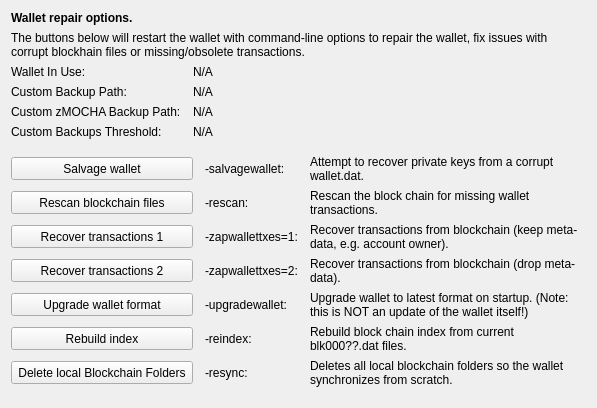
     <widget class="QWidget" name="tab_repair">
      <attribute name="title">
       <string>&amp;Wallet Repair</string>
      </attribute>
      <layout class="QGridLayout" name="gridLayout_4" columnstretch="0,0,0,0">
       <property name="horizontalSpacing">
        <number>12</number>
       </property>
       <item row="0" column="0" colspan="4">
        <widget class="QLabel" name="label_repair_header">
         <property name="font">
          <font>
           <weight>75</weight>
           <bold>true</bold>
          </font>
         </property>
         <property name="text">
          <string>Wallet repair options.</string>
         </property>
        </widget>
       </item>
       <item row="1" column="0" colspan="4">
        <widget class="QLabel" name="label_repair_helptext">
         <property name="font">
          <font>
           <weight>50</weight>
           <bold>false</bold>
          </font>
         </property>
         <property name="text">
          <string>The buttons below will restart the wallet with command-line options to repair the wallet, fix issues with corrupt blockhain files or missing/obsolete transactions.</string>
         </property>
         <property name="wordWrap">
          <bool>true</bool>
         </property>
        </widget>
       </item>
       <item row="2" column="0">
        <widget class="QLabel" name="wallet_path_label">
         <property name="text">
          <string>Wallet In Use:</string>
         </property>
        </widget>
       </item>
       <item row="2" column="1" colspan="3">
        <widget class="QLabel" name="wallet_path">
         <property name="cursor">
          <cursorShape>IBeamCursor</cursorShape>
         </property>
         <property name="text">
          <string>N/A</string>
         </property>
         <property name="textFormat">
          <enum>Qt::PlainText</enum>
         </property>
         <property name="textInteractionFlags">
          <set>Qt::LinksAccessibleByMouse|Qt::TextSelectableByKeyboard|Qt::TextSelectableByMouse</set>
         </property>
        </widget>
       </item>
       <item row="3" column="0">
        <widget class="QLabel" name="wallet_custombackuppath_label">
         <property name="text">
          <string>Custom Backup Path:</string>
         </property>
         <property name="visible">
          <bool>false</bool>
         </property>
        </widget>
       </item>
       <item row="3" column="1" colspan="3">
        <widget class="QLabel" name="wallet_custombackuppath">
         <property name="cursor">
          <cursorShape>IBeamCursor</cursorShape>
         </property>
         <property name="text">
          <string>N/A</string>
         </property>
         <property name="textFormat">
          <enum>Qt::PlainText</enum>
         </property>
         <property name="textInteractionFlags">
          <set>Qt::LinksAccessibleByMouse|Qt::TextSelectableByKeyboard|Qt::TextSelectableByMouse</set>
         </property>
         <property name="visible">
          <bool>false</bool>
         </property>
        </widget>
       </item>
       <item row="4" column="0">
        <widget class="QLabel" name="wallet_customzmochabackuppath_label">
         <property name="text">
          <string>Custom zMOCHA Backup Path:</string>
         </property>
         <property name="visible">
          <bool>false</bool>
         </property>
        </widget>
       </item>
       <item row="4" column="1" colspan="3">
        <widget class="QLabel" name="wallet_customzmochabackuppath">
         <property name="cursor">
          <cursorShape>IBeamCursor</cursorShape>
         </property>
         <property name="text">
          <string>N/A</string>
         </property>
         <property name="textFormat">
          <enum>Qt::PlainText</enum>
         </property>
         <property name="textInteractionFlags">
          <set>Qt::LinksAccessibleByMouse|Qt::TextSelectableByKeyboard|Qt::TextSelectableByMouse</set>
         </property>
         <property name="visible">
          <bool>false</bool>
         </property>
        </widget>
       </item>
       <item row="5" column="0">
        <widget class="QLabel" name="wallet_custombackupthreshold_label">
         <property name="text">
          <string>Custom Backups Threshold:</string>
         </property>
         <property name="visible">
          <bool>false</bool>
         </property>
        </widget>
       </item>
       <item row="5" column="1" colspan="3">
        <widget class="QLabel" name="wallet_custombackupthreshold">
         <property name="cursor">
          <cursorShape>IBeamCursor</cursorShape>
         </property>
         <property name="text">
          <string>N/A</string>
         </property>
         <property name="textFormat">
          <enum>Qt::PlainText</enum>
         </property>
         <property name="textInteractionFlags">
          <set>Qt::LinksAccessibleByMouse|Qt::TextSelectableByKeyboard|Qt::TextSelectableByMouse</set>
         </property>
         <property name="visible">
          <bool>false</bool>
         </property>
        </widget>
       </item>
       <item row="6" column="0">
        <spacer name="verticalSpacer_repair1">
         <property name="orientation">
          <enum>Qt::Vertical</enum>
         </property>
         <property name="sizeHint" stdset="0">
          <size>
           <width>10</width>
           <height>10</height>
          </size>
         </property>
        </spacer>
       </item>
       <item row="7" column="0" colspan="2">
        <widget class="QPushButton" name="btn_salvagewallet">
         <property name="minimumSize">
          <size>
           <width>100</width>
           <height>23</height>
          </size>
         </property>
         <property name="text">
          <string>Salvage wallet</string>
         </property>
        </widget>
       </item>
       <item row="7" column="2">
        <widget class="QLabel" name="label_repair_salvage_command">
         <property name="text">
          <string notr="true">-salvagewallet:</string>
         </property>
        </widget>
       </item>
       <item row="7" column="3">
        <widget class="QLabel" name="label_repair_salvage">
         <property name="text">
          <string>Attempt to recover private keys from a corrupt wallet.dat.</string>
         </property>
         <property name="wordWrap">
          <bool>true</bool>
         </property>
        </widget>
       </item>
       <item row="8" column="0" colspan="2">
        <widget class="QPushButton" name="btn_rescan">
         <property name="minimumSize">
          <size>
           <width>100</width>
           <height>23</height>
          </size>
         </property>
         <property name="text">
          <string>Rescan blockchain files</string>
         </property>
        </widget>
       </item>
       <item row="8" column="2">
        <widget class="QLabel" name="label_repair_rescan_command">
         <property name="text">
          <string notr="true">-rescan:</string>
         </property>
        </widget>
       </item>
       <item row="8" column="3">
        <widget class="QLabel" name="label_repair_rescan">
         <property name="text">
          <string>Rescan the block chain for missing wallet transactions.</string>
         </property>
         <property name="wordWrap">
          <bool>true</bool>
         </property>
        </widget>
       </item>
       <item row="9" column="0" colspan="2">
        <widget class="QPushButton" name="btn_zapwallettxes1">
         <property name="minimumSize">
          <size>
           <width>100</width>
           <height>23</height>
          </size>
         </property>
         <property name="text">
          <string>Recover transactions 1</string>
         </property>
        </widget>
       </item>
       <item row="9" column="2">
        <widget class="QLabel" name="label_repair_zap1_command">
         <property name="text">
          <string notr="true">-zapwallettxes=1:</string>
         </property>
        </widget>
       </item>
       <item row="9" column="3">
        <widget class="QLabel" name="label_repair_zap1">
         <property name="text">
          <string>Recover transactions from blockchain (keep meta-data, e.g. account owner).</string>
         </property>
         <property name="wordWrap">
          <bool>true</bool>
         </property>
        </widget>
       </item>
       <item row="10" column="0" colspan="2">
        <widget class="QPushButton" name="btn_zapwallettxes2">
         <property name="minimumSize">
          <size>
           <width>100</width>
           <height>23</height>
          </size>
         </property>
         <property name="text">
          <string>Recover transactions 2</string>
         </property>
        </widget>
       </item>
       <item row="10" column="2">
        <widget class="QLabel" name="label_repair_zap2_command">
         <property name="text">
          <string notr="true">-zapwallettxes=2:</string>
         </property>
        </widget>
       </item>
       <item row="10" column="3">
        <widget class="QLabel" name="label_repair_zap2">
         <property name="text">
          <string>Recover transactions from blockchain (drop meta-data).</string>
         </property>
         <property name="wordWrap">
          <bool>true</bool>
         </property>
        </widget>
       </item>
       <item row="11" column="0" colspan="2">
        <widget class="QPushButton" name="btn_upgradewallet">
         <property name="minimumSize">
          <size>
           <width>100</width>
           <height>23</height>
          </size>
         </property>
         <property name="text">
          <string>Upgrade wallet format</string>
         </property>
        </widget>
       </item>
       <item row="11" column="2">
        <widget class="QLabel" name="label_repair_upgrade_command">
         <property name="text">
          <string notr="true">-upgradewallet:</string>
         </property>
        </widget>
       </item>
       <item row="11" column="3">
        <widget class="QLabel" name="label_repair_upgrade">
         <property name="text">
          <string>Upgrade wallet to latest format on startup. (Note: this is NOT an update of the wallet itself!)</string>
         </property>
         <property name="wordWrap">
          <bool>true</bool>
         </property>
        </widget>
       </item>
       <item row="12" column="0" colspan="2">
        <widget class="QPushButton" name="btn_reindex">
         <property name="minimumSize">
          <size>
           <width>100</width>
           <height>23</height>
          </size>
         </property>
         <property name="text">
          <string>Rebuild index</string>
         </property>
        </widget>
       </item>
       <item row="12" column="2">
        <widget class="QLabel" name="label_repair_reindex_command">
         <property name="text">
          <string notr="true">-reindex:</string>
         </property>
        </widget>
       </item>
       <item row="12" column="3">
        <widget class="QLabel" name="label_repair_reindex">
         <property name="text">
          <string>Rebuild block chain index from current blk000??.dat files.</string>
         </property>
         <property name="wordWrap">
          <bool>true</bool>
         </property>
        </widget>
       </item>
       <item row="13" column="0" colspan="2">
        <widget class="QPushButton" name="btn_resync">
         <property name="minimumSize">
          <size>
           <width>100</width>
           <height>23</height>
          </size>
         </property>
         <property name="text">
          <string>Delete local Blockchain Folders</string>
         </property>
        </widget>
       </item>
       <item row="13" column="2">
        <widget class="QLabel" name="label_repair_resync_command">
         <property name="text">
          <string>-resync:</string>
         </property>
        </widget>
       </item>
       <item row="13" column="3">
        <widget class="QLabel" name="label_repair_resync">
         <property name="text">
          <string>Deletes all local blockchain folders so the wallet synchronizes from scratch.</string>
         </property>
         <property name="wordWrap">
          <bool>true</bool>
         </property>
        </widget>
       </item>
       <item row="14" column="0">
        <spacer name="verticalSpacer_repair2">
         <property name="orientation">
          <enum>Qt::Vertical</enum>
         </property>
         <property name="sizeHint" stdset="0">
          <size>
           <width>20</width>
           <height>10</height>
          </size>
         </property>
        </spacer>
       </item>
      </layout>
     </widget>
